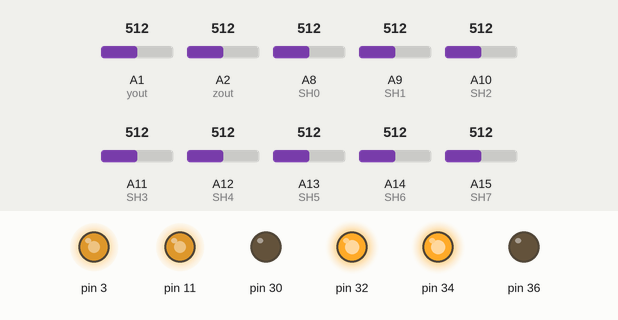
The sketch below on a simulated Arduino Mega 2560, built with avr-gcc and run on an emulated ATmega2560. Shown: output pins drawn as LEDs (lit = HIGH). The test bench sets the inputs (shaded band); at power-on: A1 (yout) = 512, A2 (zout) = 512, A8 (SH0) = 512, A9 (SH1) = 512, A10 (SH2) = 512, A11 (SH3) = 512, A12 (SH4) = 512, A13 (SH5) = 512, A14 (SH6) = 512, A15 (SH7) = 512. What the sketch prints to the serial monitor is not drawn.

Above: at 0.1 s.
Timing chart, 0 to 1.6 s (numbered marks = the images above):
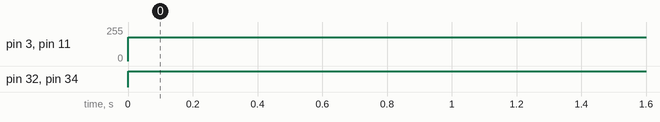

The sketch:

pwm_pid_SH.ino
```cpp
#include <PID_v1.h>

#include <AutoPID.h>


#include <math.h>

#include <TimerOne.h>

#define OUTPUT_MIN -255
#define OUTPUT_MAX 255
#define KP 1
#define KI 1
#define KD 0


#define SH0 A8
#define SH1 A9
#define SH2 A10
#define SH3 A11
#define SH4 A12
#define SH5 A13
#define SH6 A14
#define SH7 A15

float SHtoCM (int value) {
//  if (value < 510)
//    return 10.0;
  float dyst = value*5/1023.0;
  if (dyst >= 0.4 && dyst < 0.5)
    return (-200*dyst+160);
  if (dyst >= 0.5 && dyst < 0.65)
    return (-67*dyst + 93);
  if (dyst >= 0.65 && dyst < 0.75)
    return (-100*dyst+115);
  if (dyst >= 0.75 && dyst < 0.9)
    return (-67*dyst + 90);
  if (dyst >= 0.9 && dyst <1.3)
    return (-25*dyst + 52.5);
  if (dyst >= 1.3 && dyst < 2.5)
    return (-10*dyst + 30);
  return 0;
}

double angle, setPoint = 0.0, outputVal;

//input/output variables passed by reference, so they are updated automatically
//AutoPID myPID(&angle, &setPoint, &outputVal, OUTPUT_MIN, OUTPUT_MAX, KP, KI, KD);

volatile int16_t left_motor_speed = 180;
volatile int16_t right_motor_speed = 180;

const int xout = A0; // z-axis of the accelerometer
const int yout = A1; // y-axis
const int zout = A2; // x-axis

volatile int x, y, z;


void set_r_pwm(int16_t width)
{
  if(width > 255)
  {
    width = 255;
  }
  else if(width < - 255)
  {
    width = -255;
  }
  if(width > 0)
  {
    if(width < 20)
      width = 20;
    digitalWrite(32, HIGH);
    digitalWrite(30, LOW);
    analogWrite(3, width);
  }
  else if(width < 0)
  {
    if(width > - 20)
      width = -20;

    width = - width;
    digitalWrite(32, LOW);
    digitalWrite(30, HIGH);
    analogWrite(3, width);
  }
  else
  {
    digitalWrite(32, LOW);
    digitalWrite(30, LOW);
    analogWrite(11, 200);
  }
}

void set_l_pwm(int16_t width)
{
  if(width > 255)
  {
    width = 255;
  }
  else if(width < - 255)
  {
    width = -255;
  }
  if(width > 0)
  {
    if(width < 20)
      width = 20;
    digitalWrite(34, HIGH);
    digitalWrite(36, LOW);
    analogWrite(11, width);
  }
  else if(width < 0)
  {
    if(width > -20)
      width = -20;
    width = - width;
    digitalWrite(34, LOW);
    digitalWrite(36, HIGH);
    analogWrite(11, width);
  }
  else
  {
    digitalWrite(34, LOW);
    digitalWrite(36, LOW);
    analogWrite(11, 200);
  }
}

void SH_left (float SH_cm)
{
  int count = 0;
  if (SH_cm >= 8 && SH_cm <= 22)
  {
    while(count < 15)
    {
      set_r_pwm(right_motor_speed + (int)outputVal);
      set_l_pwm(0);
      count++;
    }
    set_l_pwm(left_motor_speed + (int)outputVal);
  }
}

void SH_right (float SH_cm)
{
  int count = 0;
  if (SH_cm >= 8 && SH_cm <= 22)
  {
    while(count < 15)
    {
      set_l_pwm(left_motor_speed + (int)outputVal);
      set_r_pwm(0);
      count++;
    }
    set_r_pwm(right_motor_speed + (int)outputVal);
  }
}

void SH_Stop (float SH_cm)
{
  if (SH_cm >=8 && SH_cm <= 22)
  {
    set_r_pwm(0);
    set_l_pwm(0);
  }
  delay(2000);
  set_r_pwm(right_motor_speed + (int)outputVal);
  set_l_pwm(left_motor_speed + (int)outputVal);
}

void setup() {
  pinMode(SH0, INPUT);
  pinMode(SH1, INPUT);
  pinMode(SH2, INPUT);
  pinMode(SH3, INPUT);
  pinMode(SH4, INPUT);
  pinMode(SH5, INPUT);
  pinMode(SH6, INPUT);
  pinMode(SH7, INPUT);

  //FAST PWM left
  pinMode(3, OUTPUT);
  //FAST PWM right
  pinMode(11, OUTPUT);


  //ENA right
  pinMode(30, OUTPUT);
  pinMode(32, OUTPUT);
  //ENA left
  pinMode(34, OUTPUT);
  pinMode(36, OUTPUT);

 // pinMode(A9, OUTPUT);
//  pinMode(A10, OUTPUT);

  Serial.begin(9600);
//  analogWrite(A9, 168);
//  analogWrite(A10, 168);

    //initialize the variables we're linked to

 // myPID.setTimeStep(10);


  /////////
  //set_r_pwm(350);
}


void loop() {


  int accY = analogRead(yout) - 346;
  int accZ = analogRead(zout) - 346;
  double accAngle = atan2(accY, accZ)*RAD_TO_DEG;
  angle = accAngle;

 // myPID.run();

  // OBROTY KOL //
  set_r_pwm(right_motor_speed + (int)outputVal);
  set_l_pwm(left_motor_speed + (int)outputVal);

 // Serial.println(angle);
  int SH0_volt = analogRead(SH0);
  int SH1_volt = analogRead(SH1);
  int SH2_volt = analogRead(SH2);
  int SH3_volt = analogRead(SH3);
  int SH4_volt = analogRead(SH4);
  int SH5_volt = analogRead(SH5);
  int SH6_volt = analogRead(SH6);
  int SH7_volt = analogRead(SH7);

  // VOLTAGE TO CM CONVERT //
  float SH0_cm = SHtoCM(SH0_volt);
  float SH1_cm = SHtoCM(SH1_volt);
  float SH2_cm = SHtoCM(SH2_volt);
  float SH3_cm = SHtoCM(SH3_volt);
  float SH4_cm = SHtoCM(SH4_volt);
  float SH5_cm = SHtoCM(SH5_volt);
  float SH6_cm = SHtoCM(SH6_volt);
  float SH7_cm = SHtoCM(SH7_volt);

  // PRINT DISTANCES - DO ZAKOMENTOWANIA POZNIEJ //
    Serial.print("SH0: ");
  Serial.println(SH0_cm);
    Serial.print("SH1: ");
  Serial.println(SH1_cm);
    Serial.print("SH2: ");
  Serial.println(SH2_cm);
    Serial.print("SH3: ");
  Serial.println(SH3_cm);
    Serial.print("SH4: ");
  Serial.println(SH4_cm);
    Serial.print("SH5: ");
  Serial.println(SH5_cm);
    Serial.print("SH6: ");
  Serial.println(SH6_cm);
    Serial.print("SH7: ");
  Serial.println(SH7_cm);
  delay(500);
  Serial.print("\n\n\n\n\n\n\n");
  delay(100);

//  SH_Stop(SH0_cm);
//  SH_Stop(SH1_cm);
//  SH_Stop(SH2_cm);
//  SH_Stop(SH3_cm);
//  SH_Stop(SH4_cm);
//  SH_Stop(SH5_cm);
//  SH_Stop(SH6_cm);
//  SH_Stop(SH7_cm);

}
```

Measured:
- by itself, pin 3, pin 11: 0/255 → 180/255 at 0.00 s
- by itself, pin 32, pin 34: LOW → HIGH at 0.00 s
